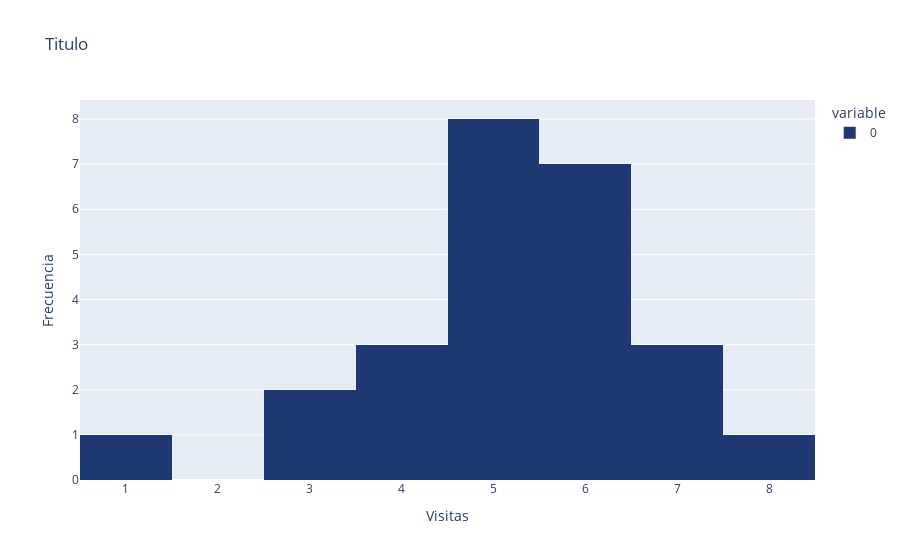

Write notebook code for a chart like this one.
### Code cell
intervalos = (max(lista) - min(lista)) + 1

histograma = px.histogram(
    lista, 
    nbins=intervalos,
    title='Titulo',
    color_discrete_sequence=['#1d3872']
)

histograma.update_layout(
    xaxis_title='Visitas',
    yaxis_title='Frecuencia' 
)
histograma.show()

### Figure 1 — Plotly figure (JSON) as saved in the notebook; plotly's stock layout.template omitted (floating-point values rounded to 4 significant figures)
{"data": [{"alignmentgroup": "True", "bingroup": "x", "hovertemplate": "variable=0<br>value=%{x}<br>count=%{y}<extra></extra>", "legendgroup": "0", "marker": {"color": "#1d3872", "pattern": {"shape": ""}}, "name": "0", "nbinsx": 8, "offsetgroup": "0", "orientation": "v", "showlegend": true, "type": "histogram", "x": [6, 7, 1, 5, 6, 4, 6, 4, 6, 8, 6, 5, 6, 3, 4, 5, 5, 5, 7, 6, 3, 5, 7, 5, 5], "xaxis": "x", "yaxis": "y"}], "layout": {"autosize": true, "barmode": "relative", "legend": {"title": {"text": "variable"}, "tracegroupgap": 0}, "title": {"text": "Titulo"}, "xaxis": {"anchor": "y", "autorange": true, "domain": [0, 1], "range": [0.5, 8.5], "title": {"text": "Visitas"}, "type": "linear"}, "yaxis": {"anchor": "x", "autorange": true, "domain": [0, 1], "range": [0, 8.421], "title": {"text": "Frecuencia"}}}}
